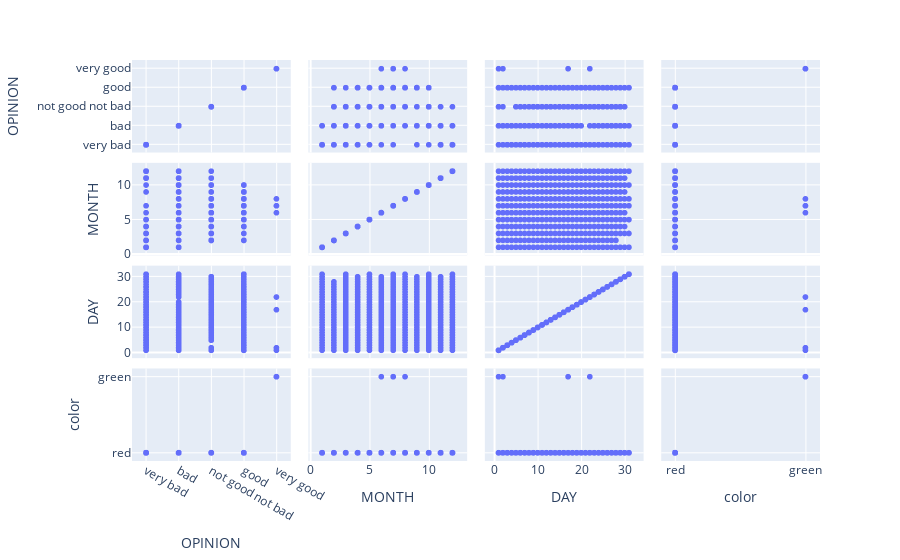

The cell this chart's notebook holds for it:
### Markdown cell above
## Pair Plots

With Plotly, the name of [pairplots](https://plotly.com/python/splom/) is `scatter_matrix`.

### Code cell
# OK, it's up to you to draw a Pair Plot on the 4 last columns of your DataFrame.
# Do you notice that qualitative values are correctly represented ?
last_ = df.iloc[:, -4:]
last_
fig = px.scatter_matrix(
    last_
)
fig.show()

### Figure 1 — Plotly figure (JSON) as saved in the notebook; plotly's stock layout.template omitted (floating-point values rounded to 4 significant figures; data arrays with more than 128 entries replaced by an {"elided": "..."} marker saying what was removed)
{"data": [{"dimensions": [{"axis": {"matches": true}, "label": "OPINION", "values": {"elided": "365 str values"}}, {"axis": {"matches": true}, "label": "MONTH", "values": {"elided": "365 int values"}}, {"axis": {"matches": true}, "label": "DAY", "values": {"elided": "365 int values"}}, {"axis": {"matches": true}, "label": "color", "values": {"elided": "365 str values"}}], "hovertemplate": "%{xaxis.title.text}=%{x}<br>%{yaxis.title.text}=%{y}<extra></extra>", "legendgroup": "", "marker": {"color": "#636efa", "symbol": "circle"}, "name": "", "showlegend": false, "type": "splom"}], "layout": {"dragmode": "select", "legend": {"tracegroupgap": 0}, "margin": {"t": 60}}}
